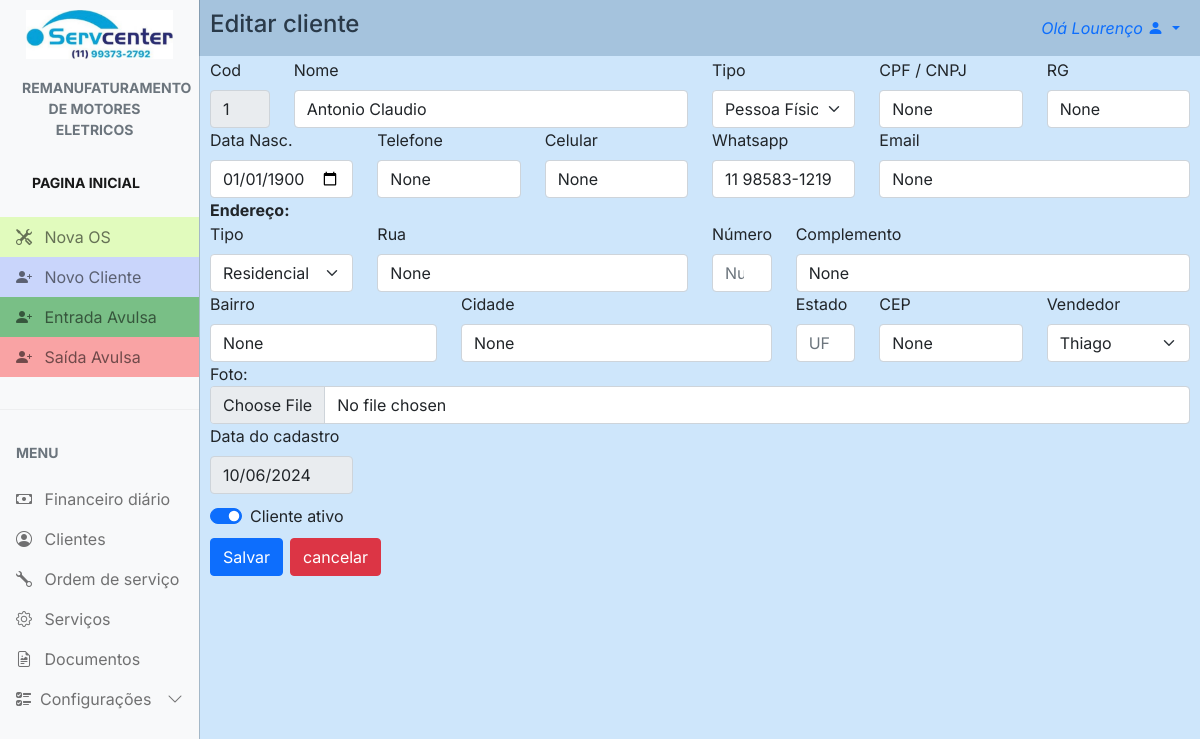
Page /clients/edit_client/1/ (signed in) on the committed database.
### config/models.py (models this page shows, shortened)
class Config(models.Model):
    nome_empresa = models.CharField(max_length=100, blank=True, null=True)
    nome_fantasia = models.CharField(max_length=100, blank=True, null=True)
    responsavel = models.CharField(max_length=100, blank=True, null=True)
    atividade = models.CharField(max_length=100, blank=True, null=True)
    cnpj = models.CharField(max_length=20, blank=True, null=True)
    endereco = models.CharField(max_length=100, blank=True, null=True)
    numero = models.CharField(max_length=10, blank=True, null=True)
    bairro = models.CharField(max_length=50, blank=True, null=True)
    cidade = models.CharField(max_length=50, blank=True, null=True)
    estado = models.CharField(max_length=2, blank=True, null=True)
    cep = models.CharField(max_length=10, blank=True, null=True)
    logo1 = models.ImageField(upload_to='logos', blank=True, null=True)
    logo2 = models.ImageField(upload_to='logos', blank=True, null=True)
    obs = models.TextField(blank=True, null=True)
    data = models.DateField(blank=True, null=True)
    telefone = models.CharField(max_length=20, blank=True, null=True)
    whatsapp = models.CharField(max_length=20, blank=True, null=True)

### clients/models.py (models this page shows, shortened)
class client(models.Model):
    cod_cli = models.AutoField(primary_key=True)
    tipo_cad = models.CharField(max_length=15, default="Pessoa Física")
    nome = models.CharField(max_length=50)
    rg = models.CharField(max_length=11, null=True, blank=True)
    cpf = models.CharField(max_length=20, null=True, blank=True)
    data_nasc = models.DateField(null=True, blank=True)
    telefone = models.CharField(max_length=50, null=True, blank=True)
    celular = models.CharField(max_length=14, null=True, blank=True)
    whatsapp = models.CharField(max_length=14, null=True, blank=True)
    email = models.CharField(max_length=30, null=True, blank=True)
    ativo = models.BooleanField(null=True, blank=True)
    data_cadastro = models.DateField(auto_now_add=True, blank=True)
    foto = models.ImageField(upload_to="foto_cliente", null=True, blank=True)
    vendedor = models.ForeignKey(User, on_delete=models.DO_NOTHING)
    tipo_end = models.CharField(max_length=15, default="Residencial")
    rua = models.CharField(max_length=50, null=True, blank=True)
    numero = models.CharField(max_length=5, null=True, blank=True)
    compl = models.CharField(max_length=50, null=True, blank=True)
    bairro = models.CharField(max_length=50, null=True, blank=True)
    cidade = models.CharField(max_length=50, null=True, blank=True)
    uf = models.CharField(max_length=20, null=True, blank=True)
    cep = models.CharField(max_length=9, null=True, blank=True)

### clients/views.py (the view, shortened to what this page needs)
# urls.py: path('edit_client/<int:cod_cli>/', views.edit_client, name='edit_client'),
@login_required
def edit_client(request, cod_cli):
    if request.method == 'GET':
        return render(request, 'edit_client.html', {
            'cod_cli': client.objects.get(cod_cli=cod_cli).cod_cli,
            'nome': client.objects.get(cod_cli=cod_cli).nome,
            'rg': client.objects.get(cod_cli=cod_cli).rg,
            'cpf': client.objects.get(cod_cli=cod_cli).cpf,
            'data_nasc': client.objects.get(cod_cli=cod_cli).data_nasc.strftime("%Y-%m-%d"),
            'tipo_cad': client.objects.get(cod_cli=cod_cli).tipo_cad,
            'telefone': client.objects.get(cod_cli=cod_cli).telefone,
            'celular': client.objects.get(cod_cli=cod_cli).celular,
            'whatsapp': client.objects.get(cod_cli=cod_cli).whatsapp,
            'email': client.objects.get(cod_cli=cod_cli).email,
            'data_cadastro': client.objects.get(cod_cli=cod_cli).data_cadastro.strftime("%Y-%m-%d"),
            'foto': client.objects.get(cod_cli=cod_cli).foto,
            'rua': client.objects.get(cod_cli=cod_cli).rua,
            'numero': client.objects.get(cod_cli=cod_cli).numero,
            'compl': client.objects.get(cod_cli=cod_cli).compl,
            "bairro": client.objects.get(cod_cli=cod_cli).bairro,
            'cidade': client.objects.get(cod_cli=cod_cli).cidade,
            'uf': client.objects.get(cod_cli=cod_cli).uf,
            'cep': client.objects.get(cod_cli=cod_cli).cep,
            'tipo_end': client.objects.get(cod_cli=cod_cli).tipo_end,
            'vendedor': client.objects.get(cod_cli=cod_cli).vendedor,
            'ativo': client.objects.get(cod_cli=cod_cli).ativo,
            'users': User.objects.all()
        })
    else:
        return HttpResponseBadRequest('Invalid request method')

### clients/templates/edit_client.html (shortened to what this page needs)
{% extends "main.html" %} {% load static %} {% block 'head' %}
<link rel="stylesheet" href="{% static 'css/main.css' %}" />
<link rel="stylesheet" href="{% static 'clients/css/new_client.css' %}" />
{% endblock %} {% block 'main' %}
<div id="main" class="main">
  <div id="cad_cli_tit">
    <a>Editar cliente</a>
  </div>
  <form
    class="row g-6"
    action="{% url 'edit_client' cod_cli=cod_cli %}"
    method="POST"
  >
    <div class="col-md-1">
      <label for="inputCod" class="form-label">Cod</label>
      <input
        type="number"
        readonly
        class="form-control"
        placeholder="Auto"
        name="inputCod"
        value="{{cod_cli}}"
      />
    </div>
    <div class="col-md-5">
      <label for="inputNome" class="form-label">Nome</label>
      <input
        type="text"
        class="form-control"
        placeholder="Nome completo"
        name="inputNome"
        value="{{nome}}"
      />
    </div>
    <div class="col-md-2">
      <label for="inputTipo" class="form-label">Tipo</label>
      <select name="inputTipo" class="form-select" value="{{tipo_cad}}">
        <option selected>{{tipo_cad}}</option>
      </select>
    </div>
    <div class="col-md-2">
      <label for="inputCpf" class="form-label">CPF / CNPJ</label>
      <input
        type="text"
        class="form-control"
        placeholder="somente números"
        name="inputCpf"
        value="{{cpf}}"
      />
    </div>
    <div class="col-md-2">
      <label for="inputRg" class="form-label">RG</label>
      <input
        type="text"
        class="form-control"
        placeholder="somente números"
        name="inputRg"
        value="{{rg}}"
      />
    </div>
    <div class="col-md-2">
      <label for="imputNasc" class="form-label">Data Nasc.</label>
      <input type="date" value="{{data_nasc}}" class="form-control" name="inputNasc"  />
    </div>
    <div class="col-md-2">
      <label for="inputTel" class="form-label">Telefone</label>
      <input
        type="text"
        class="form-control"
        placeholder="Insira com DDD"
        name="inputTel"
        value="{{telefone}}"
      />
    </div>
    <div class="col-md-2">
      <label for="inputCel" class="form-label">Celular</label>
      <input
        type="text"
        class="form-control"
        placeholder="Insira com DDD"
        name="inputCel"
        value="{{celular}}"
      />
    </div>
    <div class="col-md-2">
      <label for="inputWts" class="form-label">Whatsapp</label>
      <input
        type="text"
        class="form-control"
        placeholder="Insira com DDD"
        name="inputWts"
        value="{{whatsapp}}"
      />
    </div>
    <div class="col-md-4">
      <label for="inputEmail" class="form-label">Email</label>
      <input
        type="email"
        class="form-control"
        placeholder="mail@mail.com"
        name="inputEmail"
        value="{{email}}"
      />
    </div>
    <b>Endereço:</b>
    <div class="col-md-2">
      <label for="inputTipoEnd" class="form-label">Tipo</label>
      <select name="inputTipoEnd" class="form-select" value="{{tipo_end}}">
        <option selected>{{tipo_end}}</option>
      </select>
    </div>
    <div class="col-md-4">
      <label for="inputRua" class="form-label">Rua</label>
      <input
        type="text"
        class="form-control"
        placeholder="Nome da rua"
        name="inputRua"
        value="{{rua}}"
      />
    </div>
    <div class="col-md-1">
      <label for="inputNum" class="form-label">Número</label>
      <input
        type="number"
        class="form-control"
        placeholder="Numero"
        name="inputNum"
        value="{{numero}}"
      />
    </div>
    <div class="col-md-5">
      <label for="inputComp" class="form-label">Complemento</label>
      <input
        type="text"
        class="form-control"
        placeholder="Complemento Ex. casa 01"
        name="inputComp"
        value="{{compl}}"
      />
    </div>
    <div class="col-md-3">
      <label for="inputbai" class="form-label">Bairro</label>
      <input
        type="text"
        class="form-control"
        placeholder="Nome do bairro"
        name="inputBai"
        value="{{bairro}}"
      />
    </div>
    <div class="col-md-4">
      <label for="inputCid" class="form-label">Cidade</label>
      <input
        type="text"
        class="form-control"
        placeholder="Nome da cidade"
        name="inputCid"
        value="{{cidade}}"
      />
    </div>
    <div class="col-md-1">
      <label for="inputUf" class="form-label">Estado</label>
      <input type="text" class="form-control" placeholder="UF" name="inputUf" />
    </div>
    <div class="col-md-2">
      <label for="inputCep" class="form-label">CEP</label>
      <input
        type="text"
        class="form-control"
        placeholder="Cep"
        name="inputCep"
        value="{{cep}}"
      />
    </div>
    <div class="col-md-2">
        <label for="inputVend" class="form-label">Vendedor</label>
        <select name="inputVend" class="form-select">
            {% for user in users %}
                <option value="{{ user.id }}" {% if user.id == vendedor %} selected {% endif %}>
                    {{ user.username }}
                </option>
            {% endfor %}
        </select>
    </div>
    <div class="col-12">
      <div class="form-group">
        <label for="foto">Foto:</label>
        <input
          type="file"
          class="form-control"
          id="foto"
          name="foto"
          value="{{foto}}"
        />
      </div>
    </div>
    <div class="col-md-2">
        <label for="imput_data_cad" class="form-label">Data do cadastro</label>
        <input type="date" readonly class="form-control" name="data_cad" value ="{{data_cadastro}}" />
      </div>
    <div class="col-12">
      <div class="form-check form-switch" id="cli_atv">
        <input
          class="form-check-input"
          type="checkbox"
          name="ativo"
          value="on" {% if ativo %}checked{% endif %}
        />
        <label class="form-check-label" for="gridCheck"> Cliente ativo </label>
      </div>
    </div>
    <br />
    <div class="col-10">
      <button type="submit" class="btn btn-primary">Salvar</button>
    </div>
  </form>
  <div class="col-1">
    <a href="{% url 'clients' %}" id="canc_btn" type="submit" class="btn btn-danger">cancelar</a>
  </div>
</div>
{% endblock%}

### templates/main.html (shortened to what this page needs)
{% load static %}
<!DOCTYPE html>
<html lang="en">
  <head>
    <link rel="stylesheet" href="{% static 'css/bootstrap.min.css'%}" />
    <link
      rel="stylesheet"
      href="https://cdn.jsdelivr.net/npm/bootstrap-icons@1.4.1/font/bootstrap-icons.css"
    />
    <link rel="stylesheet" href="{% static 'css/dataTables.bootstrap5.min.css' %}" />
    <link rel="stylesheet" href="{% static 'css/main.css' %}" />
    {% block 'head' %}{% endblock %}
  </head>
  <body>
    <div
      class="offcanvas offcanvas-start sidebar-nav bg-light"
      tabindex="-1"
      id="sidebar"
    >
      <div class="offcanvas-body p-0">
        <nav class="navbar-light">
          <ul class="navbar-nav">
            <li>
              <div class="text-muted small fw-bold text-uppercase px-3">
                <a href="{% url 'dashboard' %}">
                  {% if config.logo1 %}
                    <img id="logo" src="{{ config.logo1.url }}" alt="logo" />
                  {% else %}
                    <p>No logo available</p>
                  {% endif %}
                </a>
              </div>
            </li>
            <li id="tit_motores">
              <a href="{% url 'dashboard' %}" class="nav-link px-3 active">
                <div class="text-muted small fw-bold text-uppercase px-3 mb-3">
                  {{config.atividade}}
                </div>
              </a>
            </li>
            <li>
              <div class="text-muted small fw-bold text-uppercase px-3 mb-3">
                <a href="{% url 'dashboard' %}" class="nav-link px-3 active">Pagina Inicial</a>
              </div>
            </li>
            <li>
              <a id="n_os" href="{% url 'new_work_order' %}" class="nav-link px-3">
                <span class="me-2"><i class="bi bi-tools"></i></span>
                <span>Nova OS</span>
              </a>
            </li>
            <li>
              <a id="n_cli" href="{% url 'new_client' %}" class="nav-link px-3">
                <span class="me-2"><i class="bi bi-person-plus-fill"></i></span>
                <span>Novo Cliente</span>
              </a>
            </li>
            <li>
              <a id="in" href="{% url 'new_finance' %}" class="nav-link px-3">
                <span class="me-2"><i class="bi bi-person-plus-fill"></i></span>
                <span>Entrada Avulsa</span>
              </a>
            </li>
            <li>
              <a id="out" href="{% url 'new_finance_out' %}" class="nav-link px-3">
                <span class="me-2"><i class="bi bi-person-plus-fill"></i></span>
                <span>Saída Avulsa</span>
              </a>
            </li>
            <li class="my-4"><hr class="dropdown-divider bg-light" /></li>
            <li>
              <div class="text-muted small fw-bold text-uppercase px-3 mb-3">
                Menu
              </div>
            </li>
            {% if user.is_superuser %}
              <li>
                  <a href="{% url 'finance' %}" class="nav-link px-3">
                      <span class="me-2"><i class="bi bi-cash"></i></span>
                      <span>Financeiro</span>
                  </a>
              </li>
            {% else %}
                <li>
                    <a href="{% url 'finance' %}" class="nav-link px-3">
                        <span class="me-2"><i class="bi bi-cash"></i></span>
                        <span>Financeiro diário</span>
                    </a>
                </li>
            {% endif %}
            <li>
              <a href="{% url 'clients' %}" class="nav-link px-3">
                <span class="me-2"><i class="bi bi-person-circle"></i></span>
                <span>Clientes</span>
              </a>
            </li>
            <li>
              <a href="{% url 'work_order' %}" class="nav-link px-3">
                <span class="me-2"><i class="bi bi-wrench"></i></span>
                <span>Ordem de serviço</span>
              </a>
            </li>
            <li>
              <a href="{% url 'services' %}" class="nav-link px-3">
                <span class="me-2"><i class="bi bi-gear"></i></span>
                <span>Serviços</span>
              </a>
            </li>
            <li>
              <a href="{% url 'documents' %}" class="nav-link px-3">
                <span class="me-2"><i class="bi bi-file-earmark-richtext"></i></span>
                <span>Documentos</span>
              </a>
            </li>
            <li>
              <a
                class="nav-link px-3 sidebar-link"
                data-bs-toggle="collapse"
                href="#layouts"
              >
                <span class="me-2"><i class="bi bi-ui-checks"></i></span>
                <span>Configurações</span>
                <span class="ms-auto">
                  <span class="right-icon">
                    <i class="bi bi-chevron-down"></i>
                  </span>
                </span>
              </a>
            </li>
          </ul>
        </nav>
      </div>
    </div>
    <nav class="navbar navbar-expand-lg" id="top_nav">
      <div  class="container-fluid">
        <div class="collapse navbar-collapse" id="topNavBar">
          <ul class="navbar-nav">
            <li class="nav-item dropdown">
              <a
                class="nav-link dropdown-toggle ms-2"
                href="#"
                role="button"
                data-bs-toggle="dropdown"
                aria-expanded="false"
              >
                <i>Olá {{request.user.first_name}}</i>
                <i class="bi bi-person-fill"></i>
              </a>
            </li>
          </ul>
        </div>
      </div>
    </nav>
    {% block 'main' %} {% endblock %}
  </body>
</html>

### rows in the picture
Config: logo1 (picture), atividade "REMANUFATURAMENTO DE MOTORES ELETRICOS"
client: inputNome "Antonio Claudio", inputTipo "Pessoa Física", inputWts "11 98583-1219", inputTipoEnd "Residencial"

### other values in the picture
{{ request.user.first_name }} "Lourenço"
form field inputVend "Thiago"
